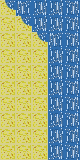

Rendered tile map (Tiled .tmx) drawn with the repository's tilesets; below, a short description and the map source with its tile grids summarised:
An orthogonal 5x10 tile map with 16x16 px tiles, 1 tile layer (Kachelebene 1).

<map version="1.0" orientation="orthogonal" renderorder="right-down" width="5" height="10" tilewidth="16" tileheight="16" nextobjectid="1">
 <tileset firstgid="1" name="chipset" tilewidth="16" tileheight="16" tilecount="20" columns="2">
  <image source="../examples/chipset.png" width="32" height="160" />
 </tileset>
 <layer name="Kachelebene 1" width="5" height="10">
  <data>[50 cells, 50 non-empty, 5 distinct tile ids]</data>
 </layer>
</map>
